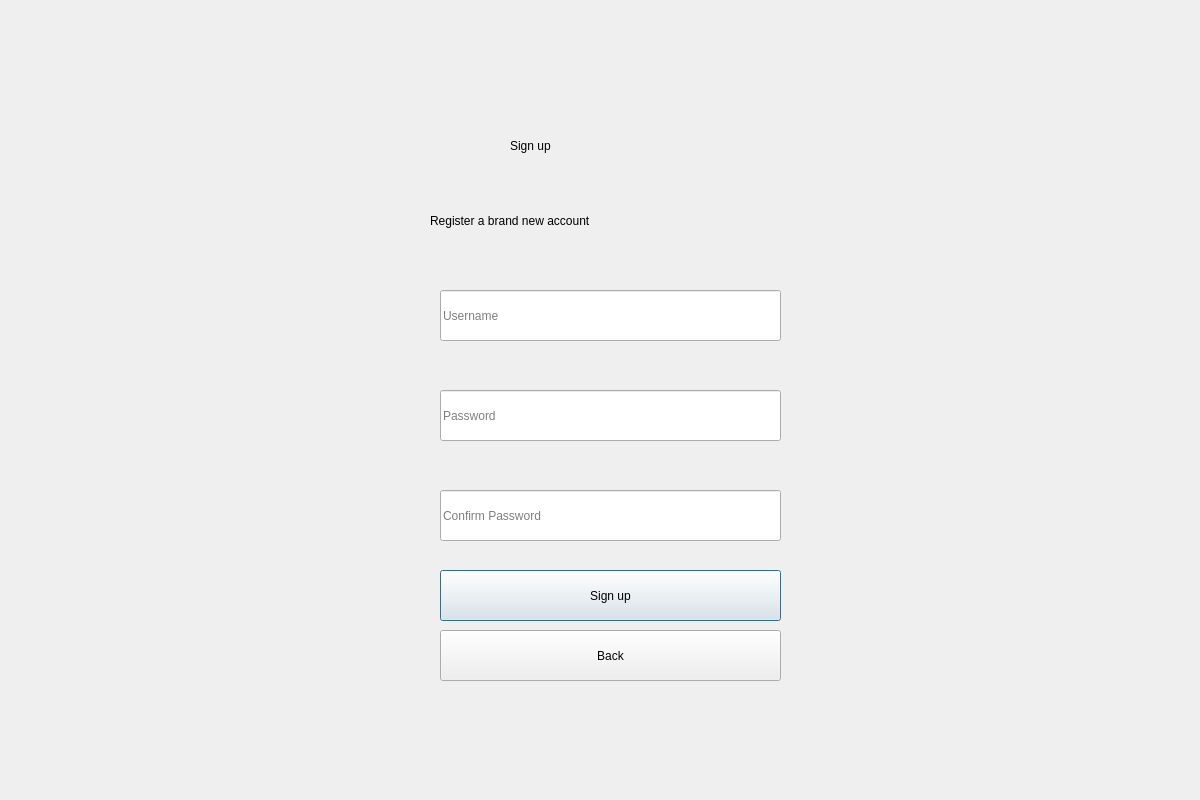
<?xml version="1.0" encoding="UTF-8"?>
<ui version="4.0">
 <class>Dialog</class>
 <widget class="QDialog" name="Dialog">
  <property name="geometry">
   <rect>
    <x>0</x>
    <y>0</y>
    <width>1200</width>
    <height>800</height>
   </rect>
  </property>
  <property name="windowTitle">
   <string>Dialog</string>
  </property>
  <widget class="QWidget" name="bgwidget" native="true">
   <property name="geometry">
    <rect>
     <x>0</x>
     <y>0</y>
     <width>1201</width>
     <height>801</height>
    </rect>
   </property>
   <property name="styleSheet">
    <string notr="true"/>
   </property>
   <widget class="QLabel" name="label">
    <property name="geometry">
     <rect>
      <x>510</x>
      <y>110</y>
      <width>211</width>
      <height>71</height>
     </rect>
    </property>
    <property name="styleSheet">
     <string notr="true">font: 36pt &quot;MS Shell Dlg 2&quot;; color:rgb(0,0,0)</string>
    </property>
    <property name="text">
     <string>Sign up</string>
    </property>
   </widget>
   <widget class="QLabel" name="label_2">
    <property name="geometry">
     <rect>
      <x>430</x>
      <y>200</y>
      <width>381</width>
      <height>41</height>
     </rect>
    </property>
    <property name="styleSheet">
     <string notr="true">font: 16pt &quot;MS Shell Dlg 2&quot;;color:rgb(0,0,0)</string>
    </property>
    <property name="text">
     <string>Register a brand new account</string>
    </property>
   </widget>
   <widget class="QPushButton" name="signup">
    <property name="geometry">
     <rect>
      <x>440</x>
      <y>570</y>
      <width>341</width>
      <height>51</height>
     </rect>
    </property>
    <property name="styleSheet">
     <string notr="true"/>
    </property>
    <property name="text">
     <string>Sign up</string>
    </property>
   </widget>
   <widget class="QLineEdit" name="emailfield">
    <property name="geometry">
     <rect>
      <x>440</x>
      <y>290</y>
      <width>341</width>
      <height>51</height>
     </rect>
    </property>
    <property name="styleSheet">
     <string notr="true"/>
    </property>
    <property name="placeholderText">
     <string>Username</string>
    </property>
   </widget>
   <widget class="QLineEdit" name="passwordfield">
    <property name="geometry">
     <rect>
      <x>440</x>
      <y>390</y>
      <width>341</width>
      <height>51</height>
     </rect>
    </property>
    <property name="styleSheet">
     <string notr="true"/>
    </property>
    <property name="echoMode">
     <enum>QLineEdit::Password</enum>
    </property>
    <property name="placeholderText">
     <string>Password</string>
    </property>
   </widget>
   <widget class="QLabel" name="error">
    <property name="geometry">
     <rect>
      <x>440</x>
      <y>540</y>
      <width>341</width>
      <height>20</height>
     </rect>
    </property>
    <property name="styleSheet">
     <string notr="true">font: 12pt &quot;MS Shell Dlg 2&quot;; color:red;</string>
    </property>
    <property name="text">
     <string/>
    </property>
   </widget>
   <widget class="QLineEdit" name="confirmpasswordfield">
    <property name="geometry">
     <rect>
      <x>440</x>
      <y>490</y>
      <width>341</width>
      <height>51</height>
     </rect>
    </property>
    <property name="styleSheet">
     <string notr="true"/>
    </property>
    <property name="echoMode">
     <enum>QLineEdit::Password</enum>
    </property>
    <property name="placeholderText">
     <string>Confirm Password</string>
    </property>
   </widget>
   <widget class="QPushButton" name="back">
    <property name="geometry">
     <rect>
      <x>440</x>
      <y>630</y>
      <width>341</width>
      <height>51</height>
     </rect>
    </property>
    <property name="styleSheet">
     <string notr="true"/>
    </property>
    <property name="text">
     <string>Back</string>
    </property>
   </widget>
  </widget>
 </widget>
 <resources/>
 <connections/>
</ui>
